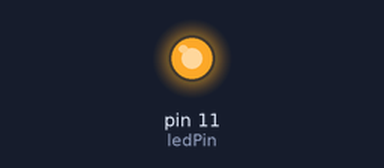
A sketch run on a simulated Arduino Uno, built with avr-gcc and run on an emulated ATmega328P. Parts: output pins drawn as LEDs (lit = HIGH).

Above: at 0.05 s.
At 0.45 s:
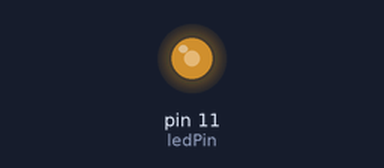
At 0.9 s:
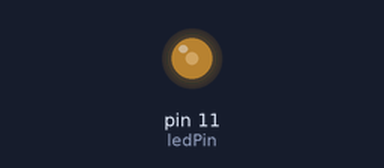
At 1.8 s:
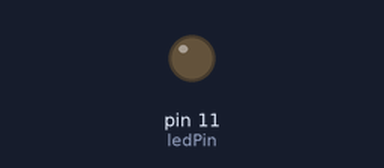
Timing chart, 0 to 4.1 s (numbered marks = the images above):
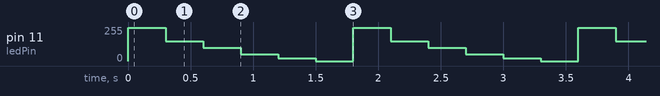

The sketch:

Dimming_Sketch.ino
```cpp
int ledPin = 11;
int val;
int delay_time = 300;

void setup() {
  pinMode (ledPin, OUTPUT);
}

void loop() {
  val = 250;
  analogWrite(ledPin, val);
  val = val - 100;
  delay(delay_time);
  analogWrite(ledPin, val);
  val = val - 50;
  delay(delay_time);
  analogWrite(ledPin, val);
  val = val - 50;
  delay(delay_time);
  analogWrite(ledPin, val);
  val = val - 30;
  delay(delay_time);
  analogWrite(ledPin, val);
  val = val - 20;
  delay(delay_time);
  analogWrite(ledPin, val);
  delay(delay_time);
}
```

Measured:
- by itself, pin 11 (ledPin): repeats every 1.8 s: 150/255 0.30 s, 100/255 0.30 s, 50/255 0.30 s, 20/255 0.30 s, 0/255 0.30 s, 250/255 0.30 s
